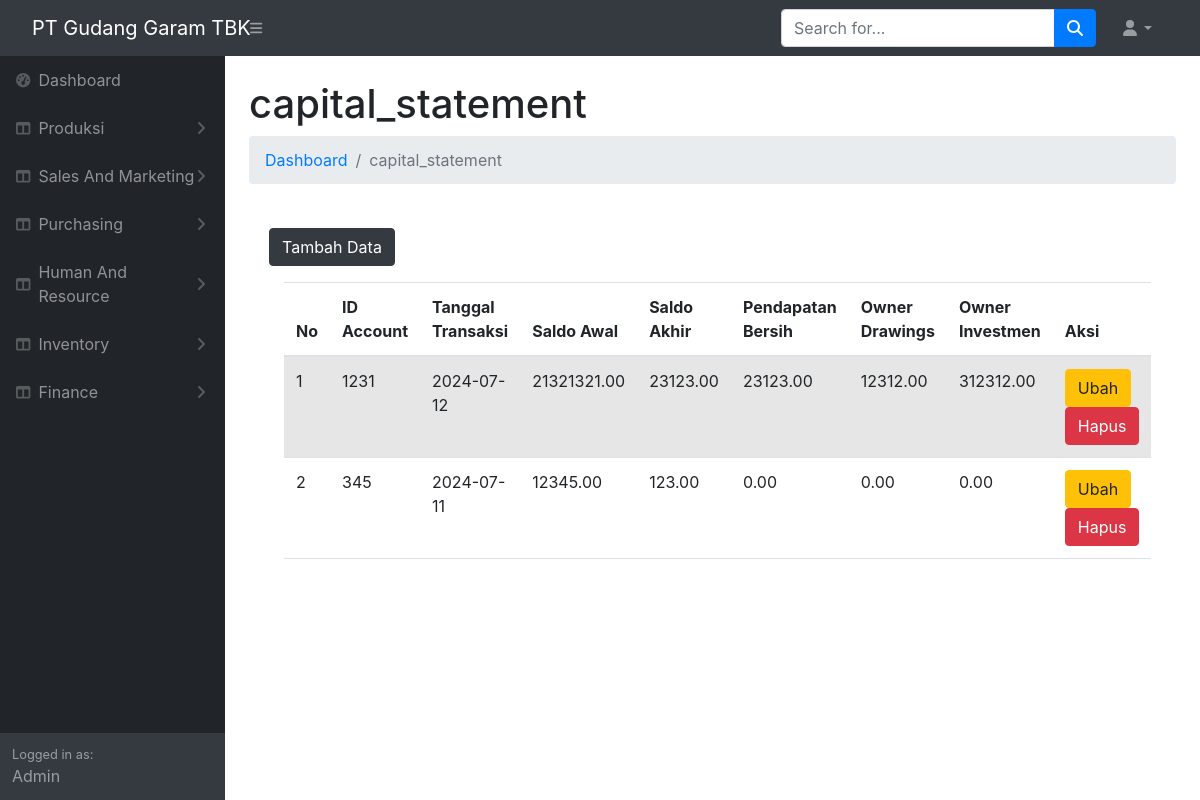
Page /produksi/capital_statement.php on the committed database.
### tables this page shows
CREATE TABLE `capital_statement` (
  `id_capital_statement` int(11) NOT NULL,
  `id_account` int(11) NOT NULL,
  `balance_date` date NOT NULL,
  `opening_balance` decimal(15,2) NOT NULL,
  `closing_balance` decimal(15,2) NOT NULL,
  `net_income` decimal(15,2) NOT NULL,
  `owner_drawings` decimal(15,2) NOT NULL,
  `owner_investmen` decimal(15,2) NOT NULL
);

### produksi/capital_statement.php (the view, shortened to what this page needs)
<!DOCTYPE html>
<html lang="en">
    <head>
        <link rel="stylesheet" type="text/css" media="screen" href="https://cdn.datatables.net/1.13.1/css/jquery.dataTables.min.css">
    <link rel="stylesheet" type="text/css" media="screen" href="https://cdnjs.cloudflare.com/ajax/libs/twitter-bootstrap/5.2.0/css/bootstrap.min.css">
    <link rel="stylesheet" type="text/css" media="screen" href="https://cdn.datatables.net/1.13.1/css/dataTables.bootstrap5.min.css">
        <link href="https://cdn.jsdelivr.net/npm/simple-datatables@7.1.2/dist/style.min.css" rel="stylesheet" />
        <link href="css/styles.css" rel="stylesheet" />
    </head>
    <body class="sb-nav-fixed">
        <nav class="sb-topnav navbar navbar-expand navbar-dark bg-dark">
            <a class="navbar-brand ps-3" href="index.html">PT Gudang Garam TBK</a>
            <button class="btn btn-link btn-sm order-1 order-lg-0 me-4 me-lg-0" id="sidebarToggle" href="#!"><i class="fas fa-bars"></i></button>
            <form class="d-none d-md-inline-block form-inline ms-auto me-0 me-md-3 my-2 my-md-0">
                <div class="input-group">
                    <input class="form-control" type="text" placeholder="Search for..." aria-label="Search for..." aria-describedby="btnNavbarSearch" />
                    <button class="btn btn-primary" id="btnNavbarSearch" type="button"><i class="fas fa-search"></i></button>
                </div>
            </form>
            <ul class="navbar-nav ms-auto ms-md-0 me-3 me-lg-4">
                <li class="nav-item dropdown">
                    <a class="nav-link dropdown-toggle" id="navbarDropdown" href="#" role="button" data-bs-toggle="dropdown" aria-expanded="false"><i class="fas fa-user fa-fw"></i></a>
                </li>
            </ul>
        </nav>
        <div id="layoutSidenav">
            <div id="layoutSidenav_nav">
                <nav class="sb-sidenav accordion sb-sidenav-dark" id="sidenavAccordion">
                    <div class="sb-sidenav-menu">
                        <div class="nav">
                        <a class="nav-link" href="index.php">
                                <div class="sb-nav-link-icon"><i class="fas fa-tachometer-alt"></i></div>
                                Dashboard
                            </a>
                            <a class="nav-link collapsed" href="#" data-bs-toggle="collapse" data-bs-target="#collapseLayouts" aria-expanded="false" aria-controls="collapseLayouts">
                                <div class="sb-nav-link-icon"><i class="fas fa-columns"></i></div>
                                Produksi
                                <div class="sb-sidenav-collapse-arrow"><i class="fas fa-angle-down"></i></div>
                            </a>
                            <a class="nav-link collapsed" href="#" data-bs-toggle="collapse" data-bs-target="#collapseLayouts" aria-expanded="false" aria-controls="collapseLayouts">
                                <div class="sb-nav-link-icon"><i class="fas fa-columns"></i></div>
                                Sales And Marketing
                                <div class="sb-sidenav-collapse-arrow"><i class="fas fa-angle-down"></i></div>
                            </a>
                        <a class="nav-link collapsed" href="#" data-bs-toggle="collapse" data-bs-target="#collapseLayouts" aria-expanded="false" aria-controls="collapseLayouts">
                            <div class="sb-nav-link-icon"><i class="fas fa-columns"></i></div>
                            Purchasing
                            <div class="sb-sidenav-collapse-arrow"><i class="fas fa-angle-down"></i></div>
                        </a>
                        <a class="nav-link collapsed" href="#" data-bs-toggle="collapse" data-bs-target="#collapseLayouts" aria-expanded="false" aria-controls="collapseLayouts">
                        <div class="sb-nav-link-icon"><i class="fas fa-columns"></i></div>
                            Human And Resource
                            <div class="sb-sidenav-collapse-arrow"><i class="fas fa-angle-down"></i></div>
                            </a>
                        <a class="nav-link collapsed" href="#" data-bs-toggle="collapse" data-bs-target="#collapseLayouts" aria-expanded="false" aria-controls="collapseLayouts">
                            <div class="sb-nav-link-icon"><i class="fas fa-columns"></i></div>
                                Inventory
                                <div class="sb-sidenav-collapse-arrow"><i class="fas fa-angle-down"></i></div>
                                </a>
                        <a class="nav-link collapsed" href="#" data-bs-toggle="collapse" data-bs-target="#collapseLayouts" aria-expanded="false" aria-controls="collapseLayouts">
                            <div class="sb-nav-link-icon"><i class="fas fa-columns"></i></div>
                            Finance
                            <div class="sb-sidenav-collapse-arrow"><i class="fas fa-angle-down"></i></div>
                        </a>
                        <!DOCTYPE html>
                        <html lang="en">
                        <head>
                            <link href="https://stackpath.bootstrapcdn.com/bootstrap/4.5.2/css/bootstrap.min.css" rel="stylesheet">
                        </head>
                        <body>
                        </body>
                        </html>
                        </div>
                    </div>
                    <div class="sb-sidenav-footer">
                        <div class="small">Logged in as:</div>
                        Admin
                    </div>
                </nav>
            </div>
            <div id="layoutSidenav_content">
            <main>
                    <div class="container-fluid px-4">
                        <h1 class="mt-4">capital_statement</h1>
                        <ol class="breadcrumb mb-4">
                            <li class="breadcrumb-item"><a href="index.html">Dashboard</a></li>
                            <li class="breadcrumb-item active">capital_statement</li>
                        </ol>
            <div class="card-body">
                <button type="button" class="btn btn-dark mb-3" data-bs-toggle="modal" data-bs-target="#modaldaftar">
                    Tambah Data
                </button>
                <div class="container">
    <table id="export" class="table table-striped" style="width:100%">
        <thead>
            <tr>
                <th>No</th>
                <th>ID Account</th>
                <th>Tanggal Transaksi</th>
                <th>Saldo Awal</th>
                <th>Saldo Akhir</th>
                <th>Pendapatan Bersih</th>
                <th>Owner Drawings</th>
                <th>Owner Investmen</th>
                <th>Aksi</th>
            </tr>
        </thead>
        <tbody>
            <?php
            include "koneksi/koneksi.php";
            $no = 1;
            $tampil = mysqli_query($koneksi, "SELECT * FROM capital_statement ORDER BY id_capital_statement DESC");
            while ($data = mysqli_fetch_array($tampil)) {
                echo "<tr>
                <td>".$no."</td>
                <td>".$data['id_account']."</td>
                <td>".$data['balance_date']."</td>
                <td>".$data['opening_balance']."</td>
                <td>".$data['closing_balance']."</td>
                <td>".$data['net_income']."</td>
                <td>".$data['owner_drawings']."</td>
                <td>".$data['owner_investmen']."</td>
                <td>
                    <a href='#' class='btn btn-warning' data-bs-toggle='modal' data-bs-target='#modalubah".$no."'>Ubah</a>
                    <a href='#' class='btn btn-danger' data-bs-toggle='modal' data-bs-target='#modalhapus".$no."'>Hapus</a>
                </td>
                </tr>";
                $no++;
            }
            ?>
        </tbody>
    </table>
</div>
            </div>
        </div>
    </div>
  </body>
</html>

### rows in the picture
capital_statement: id_account "1231", balance_date "2024-07-12", opening_balance "21321321.00", closing_balance "23123.00", net_income "23123.00", owner_drawings "12312.00", owner_investmen "312312.00"
capital_statement: id_account "345", balance_date "2024-07-11", opening_balance "12345.00", closing_balance "123.00", net_income "0.00", owner_drawings "0.00", owner_investmen "0.00"
